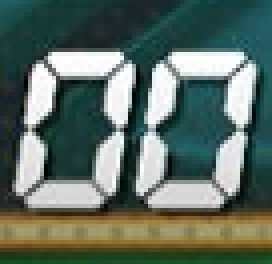
#> input picture video-analysis/templates/0_coins_zoomed.png, 68 x 66 px (shown 4 times larger)
$ python hud_templates.py
#> lines starting #> are read from the running program, lines starting #| are printed output that depends on the picture; after the words box and inside, x2 and y2 are one past the last pixel; in counts of white or black regions, pixels touching at a corner belong together
#> further down, image is the input picture: shape (66, 68, 3); mean B, G, R 100.3, 110.3, 94.5

"""Mario Kart 8 Deluxe coin and lap template reader."""

from pathlib import Path
from functools import lru_cache

import cv2
import numpy as np


TEMPLATE_DIR = Path(__file__).resolve().parent / "templates"

COIN_NAMES = {
    **{
        i: f"{i}_coins_zoomed.png"
        for i in (0, 2, 3, 4, 5, 6, 7, 8, 9)
    },
    1: "1_coin_zoomed.png",
    10: "10_coins_zoomed.png",
}

LAP_NAMES = {
    i: f"lap_{i}_zoomed.png"
    for i in (1, 2, 3)
}


def foreground(image, kind):
    """Extract bright white or orange HUD digits."""
#> called with kind = 'coins'

    if image is None or image.size == 0:
        return None, False

    hsv = cv2.cvtColor(image, cv2.COLOR_BGR2HSV)
#> hsv: shape (66, 68, 3); mean H, S, V 72.8, 101.4, 113.9
    h, s, v = cv2.split(hsv)
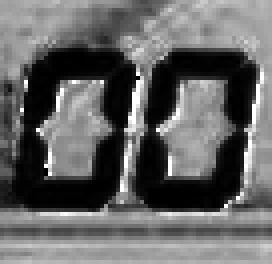
#> s: shape (66, 68) (shown 4 times larger); min 0, max 255, mean 101.4
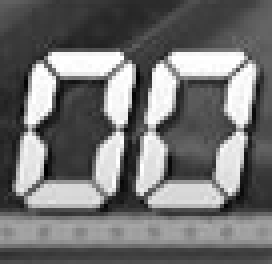
#> v: shape (66, 68) (shown 4 times larger); min 0, max 255, mean 113.9

    white = (v > 160) & (s < 115)
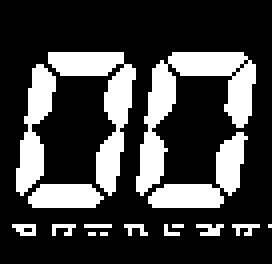
#> white: shape (66, 68) bool (shown 4 times larger); 25.5% white; 16 white regions (11 under 20 px), largest, box (x1, y1, x2, y2) and area: (34, 13, 64, 49) 356, (12, 13, 34, 49) 263, (37, 33, 62, 52) 183, (4, 16, 14, 49) 163, (7, 46, 26, 52) 98
    gold = (
        (v > 130)
        & (s > 90)
        & (h >= 4)
        & (h <= 38)
    )
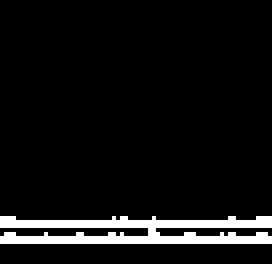
#> gold: shape (66, 68) bool (shown 4 times larger); 6.9% white in thin lines or dots, all inside (x1, y1, x2, y2) = (0, 54, 68, 61)

    use_gold = (
        kind == "coins"
        and np.count_nonzero(white) < 0.026 * white.size
    )
#> use_gold = False

    mask = (
        gold if use_gold else white
    ).astype(np.uint8) * 255

    height, width = mask.shape
#> height = 66; width = 68

    # Remove likely edge/background artifacts.
    mask[:round(0.065 * height)] = 0
    mask[round(0.90 * height):] = 0
    mask[:, :round(0.025 * width)] = 0
    mask[:, round(0.98 * width):] = 0

    count, labels, stats, centers = (
        cv2.connectedComponentsWithStats(mask, 8)
    )
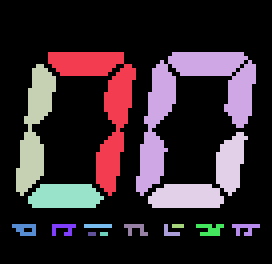
#> labels: shape (66, 68) int32 (shown 4 times larger); 16 distinct labels, from 0 to 15; one colour per label, 0 black
#> count = 16; stats = 16 rows, first 6: [0, 0, 68, 66, 3345], [12, 13, 22, 36, 263], [34, 13, 30, 36, 356], [4, 16, 10, 33, 163], [37, 33, 25, 19, 183], [7, 46, 19, 6, 98]; centers = 16 rows, first 8: [33.45, 32.18], [25.45, 25.33], [47.27, 24.85], [8.25, 31.75], [51.13, 44.87], [15.83, 48.63], [5.85, 56.85], [15.36, 56.73]

    clean = np.zeros_like(mask)

    for k in range(1, count):
        area = stats[k, cv2.CC_STAT_AREA]

        if (
            area >= max(5, round(mask.size * 0.003))
            and 0.06 * height < centers[k, 1] < 0.90 * height
        ):
            clean[labels == k] = 255
#> this loop made 15 passes
#> area on passes 1 to 5: 263, 356, 163, 183, 98
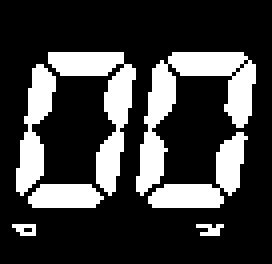
#> clean: shape (66, 68) (shown 4 times larger); 24.3% white; 7 white regions (2 under 20 px), largest, box (x1, y1, x2, y2) and area: (34, 13, 64, 49) 356, (12, 13, 34, 49) 263, (37, 33, 62, 52) 183, (4, 16, 14, 49) 163, (7, 46, 26, 52) 98

    ys, xs = np.where(clean != 0)
#> ys = 1090 values from 13 to 58; xs = 1090 values, max 63 at index 158, min 3 at index 1063, mean 33.56

    if len(xs) < 20:
        return None, use_gold

    shape = clean[
        ys.min():ys.max() + 1,
        xs.min():xs.max() + 1
    ]
#> shape: shape (46, 61); 38.8% white; 7 white regions (2 under 20 px), largest, box (x1, y1, x2, y2) and area: (31, 0, 61, 36) 356, (9, 0, 31, 36) 263, (34, 20, 59, 39) 183, (1, 3, 11, 36) 163, (4, 33, 23, 39) 98

    canvas_w, canvas_h = (
        (128, 64) if kind == "coins" else (64, 64)
    )

    scale = min(
        (canvas_w - 8) / shape.shape[1],
        (canvas_h - 8) / shape.shape[0],
    )
#> scale = 1.22

    sw = max(1, round(shape.shape[1] * scale))
#> sw = 74
    sh = max(1, round(shape.shape[0] * scale))
#> sh = 56

    smaller = cv2.resize(
        shape,
        (sw, sh),
        interpolation=cv2.INTER_NEAREST,
    )
#> smaller: shape (56, 74); 39.2% white; 7 white regions (2 under 20 px), largest, box (x1, y1, x2, y2) and area: (38, 0, 74, 44) 535, (11, 0, 38, 44) 400, (42, 25, 72, 48) 274, (2, 4, 14, 44) 241, (5, 41, 28, 48) 141

    canvas = np.zeros(
        (canvas_h, canvas_w),
        dtype=np.uint8,
    )

    ox = (canvas_w - sw) // 2
#> ox = 27
    oy = (canvas_h - sh) // 2
#> oy = 4

    canvas[oy:oy + sh, ox:ox + sw] = smaller
#> canvas: shape (64, 128); 19.8% white; 7 white regions (2 under 20 px), largest, box (x1, y1, x2, y2) and area: (65, 4, 101, 48) 535, (38, 4, 65, 48) 400, (69, 29, 99, 52) 274, (29, 8, 41, 48) 241, (32, 45, 55, 52) 141

    normalized = cv2.GaussianBlur(
        canvas, (3, 3), 0
    ).astype(np.float32) / 255.0
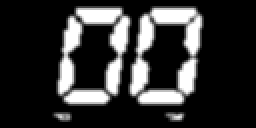
#> normalized: shape (64, 128) float32 (shown 2 times larger); min 0, max 1, mean 0.198

    return normalized, use_gold


@lru_cache(maxsize=2)
def templates(kind):
    """Load reference templates once, then reuse them."""

    names = (
        COIN_NAMES if kind == "coins"
        else LAP_NAMES
    )

    result = {}

    for value, filename in names.items():
        path = TEMPLATE_DIR / filename
        image = cv2.imread(str(path))

        if image is None:
            raise FileNotFoundError(
                f"Missing template image: {path}"
            )

        mask, is_gold = foreground(image, kind)

        if mask is None:
            raise ValueError(
                f"Could not extract digits from {path}"
            )

        result[value] = (mask, is_gold)

    return result


def classify(crop, kind):
    """
    Recognize a coin count or lap number.

    Returns:
        (value, diagnostic_string)

    Unknown or ambiguous readings return None.
    """

    if kind not in ("coins", "lap"):
        raise ValueError(
            "Template classification supports coins and lap"
        )

    mask, gold = foreground(crop, kind)
#> gold = False

    if mask is None:
        return None, "template:no_foreground"

    # --------------------------------------------------------
    # LAP RECOGNITION
    # --------------------------------------------------------

    if kind == "lap":
        hsv = cv2.cvtColor(crop, cv2.COLOR_BGR2HSV)
        _, saturation, brightness = cv2.split(hsv)

        bright = (
            (brightness > 160)
            & (saturation < 115)
        )

        height, width = bright.shape

        upper = bright[
            round(0.20 * height):round(0.53 * height),
            :
        ].copy()

        upper[:, :round(0.08 * width)] = False

        ys, xs = np.where(upper)

        if len(xs) >= 15:
            span = (
                np.percentile(xs, 90)
                - np.percentile(xs, 10)
            ) / width

            # Digit 1 is much narrower than 2 and 3.
            if span < 0.24:
                return 1, (
                    f"shape:lap1 width={span:.3f}"
                )

            # Digits 2 and 3 differ in their lower segments.
            if span > 0.29:
                lower = bright[
                    round(0.55 * height):round(0.78 * height)
                ]

                left = lower[
                    :,
                    round(0.18 * width):round(0.48 * width)
                ].mean()

                right = lower[
                    :,
                    round(0.60 * width):round(0.90 * width)
                ].mean()

                if left - right > 0.13:
                    return 2, (
                        f"shape:lap2 left={left:.2f} "
                        f"right={right:.2f}"
                    )

                if right - left > 0.13:
                    return 3, (
                        f"shape:lap3 left={left:.2f} "
                        f"right={right:.2f}"
                    )

    # --------------------------------------------------------
    # TEMPLATE MATCHING
    # --------------------------------------------------------

    references = templates(kind)
#> the loop in foreground (call 2), `for k in range(1, count):` made 15 passes

    if kind == "coins":

        # 10 coins is displayed with orange/gold digits.
        if gold:
            allowed = {10}

        else:
            allowed = set(range(10))

            # Segment-based checks help distinguish
            # 00 from 08 and similar-looking values.
            middle = float(
                mask[27:37, 82:108].mean()
            )

            left = float(
                mask[12:25, 74:84].mean()
            )

            top = float(
                mask[4:14, 82:108].mean()
            )

            if middle < 0.29:
                allowed &= {0, 1, 7}

                if left >= 0.16:
                    allowed &= {0}
                elif top >= 0.39:
                    allowed &= {7}
                else:
                    allowed &= {1}

            elif middle > 0.44:
                allowed -= {0, 1, 7}

    else:
        allowed = {1, 2, 3}

    norm = np.linalg.norm(mask) + 1e-8
    scored = []

    for label in allowed:
        reference, _ = references[label]

        similarity = float(
            np.sum(mask * reference)
            / (
                norm
                * (np.linalg.norm(reference) + 1e-8)
            )
        )

        scored.append((label, similarity))

    if not scored:
        return None, "template:no_candidate"

    scored.sort(
        key=lambda item: item[1],
        reverse=True,
    )

    winner, confidence = scored[0]

    second = (
        scored[1][1]
        if len(scored) > 1
        else 0.0
    )

    minimum = (
        0.55 if kind == "coins"
        else 0.50
    )

    margin = confidence - second

    # Reject weak or ambiguous matches.
    if (
        confidence < minimum
        or (
            len(scored) > 1
            and margin < 0.025
        )
    ):
        return None, (
            f"template:uncertain best={winner} "
            f"sim={confidence:.3f} "
            f"gap={margin:.3f}"
        )

    return winner, (
        f"template:{winner} "
        f"sim={confidence:.3f} "
        f"gap={margin:.3f}"
    )


if __name__ == "__main__":
    # Test the reader against all 14 reference images.
    for kind, names in (
        ("coins", COIN_NAMES),
        ("lap", LAP_NAMES),
    ):
        for expected, filename in sorted(names.items()):
            image = cv2.imread(
                str(TEMPLATE_DIR / filename)
            )

#> (the run stopped early here; a loop or call above may not have finished)

$ run again, with video-analysis/templates/2_coins_zoomed.png copied over video-analysis/templates/0_coins_zoomed.png
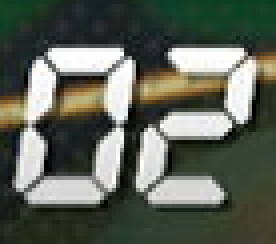
#> input picture video-analysis/templates/2_coins_zoomed.png, 69 x 61 px (shown 4 times larger)
#> image is the input picture: shape (61, 69, 3); mean B, G, R 88.8, 99.6, 93.8
#> hsv: shape (61, 69, 3); mean H, S, V 57.2, 62.3, 101.8
#> white: shape (61, 69) bool; 25.1% white; 8 white regions (1 under 20 px), largest, box (x1, y1, x2, y2) and area: (36, 12, 69, 31) 223, (12, 12, 34, 31) 207, (0, 15, 14, 48) 180
#> in foreground, `gold = ( (v > 130) & (s > 90) & (h >= 4) & (h <= 38) )`:
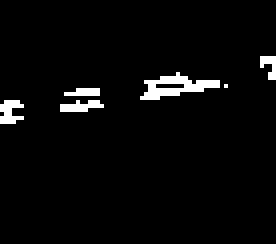
#> gold: shape (61, 69) bool (shown 4 times larger); 3.4% white in thin lines or dots, all inside (x1, y1, x2, y2) = (0, 14, 69, 31)
#> use_gold = False
#> labels: shape (61, 69) int32; 9 distinct labels, from 0 to 8
#> count = 9; stats = [[0, 0, 69, 61, 3157], [12, 12, 22, 19, 207], [36, 12, 32, 19, 221], [2, 15, 12, 33, 176], [48, 21, 2, 1, 2], [34, 28, 24, 20, 172], [24, 32, 7, 16, 77], [7, 45, 19, 6, 98], [37, 45, 19, 6, 99]]; centers = [[34.54, 29.98], [24.44, 18.71], [53.55, 18.15], [7.94, 30.45], [48.5, 21], [43.49, 34.44], [26.9, 39.14], [15.83, 47.63], [46.06, 47.7]]
#> the loop in foreground, `for k in range(1, count):` made 8 passes
#> area on passes 1, 2, 3, 5, 6, 7, 8: 207, 221, 176, 172, 77, 98, 99
#> ys = 1050 values from 12 to 50; xs = 1050 values, max 67 at index 198, min 2 at index 467, mean 32.34
#> shape: shape (39, 66); 40.8% white; 7 white regions, largest, box (x1, y1, x2, y2) and area: (34, 0, 66, 19) 221, (10, 0, 32, 19) 207, (0, 3, 12, 36) 176
#> smaller: shape (56, 95); 40.8% white; 7 white regions, largest, box (x1, y1, x2, y2) and area: (49, 0, 95, 28) 464, (15, 0, 47, 28) 444, (47, 23, 81, 52) 365
#> canvas: shape (64, 128); 26.5% white; 7 white regions, largest, box (x1, y1, x2, y2) and area: (65, 4, 111, 32) 464, (31, 4, 63, 32) 444, (63, 27, 97, 56) 365
#> in foreground, `normalized = cv2.GaussianBlur( canvas, (3, 3), 0 ).astype(np.float32) ..`:
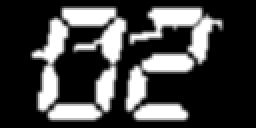
#> normalized: shape (64, 128) float32 (shown 2 times larger); min 0, max 1, mean 0.265
#> in classify, `mask, gold = foreground(crop, kind)`: gold = False
#> the loop in foreground (call 2), `for k in range(1, count):` made 8 passes

$ run again, with video-analysis/templates/3_coins_zoomed.png copied over video-analysis/templates/0_coins_zoomed.png
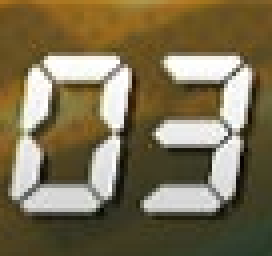
#> input picture video-analysis/templates/3_coins_zoomed.png, 68 x 64 px (shown 4 times larger)
#> image is the input picture: shape (64, 68, 3); mean B, G, R 82.4, 112.1, 123.8
#> hsv: shape (64, 68, 3); mean H, S, V 28.9, 108.2, 124.4
#> white: shape (64, 68) bool; 23.2% white; 4 white regions, box (x1, y1, x2, y2) and area: (3, 14, 33, 50) 446, (39, 14, 63, 50) 366, (36, 47, 55, 53) 99, (6, 47, 25, 53) 98
#> use_gold = False
#> in foreground, `count, labels, stats, centers = ( cv2.connectedComponentsWithStats(mas..`:
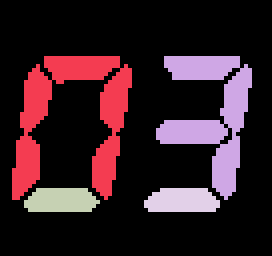
#> labels: shape (64, 68) int32 (shown 4 times larger); 5 distinct labels, from 0 to 4; one colour per label, 0 black
#> count = 5; stats = [[0, 0, 68, 64, 3343], [3, 14, 30, 36, 446], [39, 14, 24, 36, 366], [6, 47, 19, 6, 98], [36, 47, 19, 6, 99]]; centers = [[33.72, 31.18], [17.66, 28.66], [52.63, 28.14], [14.83, 49.63], [45.06, 49.7]]
#> the loop in foreground, `for k in range(1, count):` made 4 passes
#> area on passes 1 to 4: 446, 366, 98, 99
#> ys = 1009 values from 14 to 52; xs = 1009 values, max 62 at index 156, min 3 at index 696, mean 32.76
#> shape: shape (39, 60); 43.1% white; 4 white regions, box (x1, y1, x2, y2) and area: (0, 0, 30, 36) 446, (36, 0, 60, 36) 366, (33, 33, 52, 39) 99, (3, 33, 22, 39) 98
#> smaller: shape (56, 86); 43.4% white; 4 white regions, box (x1, y1, x2, y2) and area: (0, 0, 43, 52) 939, (52, 0, 86, 52) 774, (48, 48, 75, 56) 190, (5, 48, 32, 56) 189
#> canvas: shape (64, 128); 25.5% white; 4 white regions, box (x1, y1, x2, y2) and area: (21, 4, 64, 56) 939, (73, 4, 107, 56) 774, (69, 52, 96, 60) 190, (26, 52, 53, 60) 189
#> in foreground, `normalized = cv2.GaussianBlur( canvas, (3, 3), 0 ).astype(np.float32) ..`:
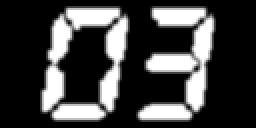
#> normalized: shape (64, 128) float32 (shown 2 times larger); min 0, max 1, mean 0.255
#> in classify, `mask, gold = foreground(crop, kind)`: gold = False
#> the loop in foreground (call 2), `for k in range(1, count):` made 4 passes
